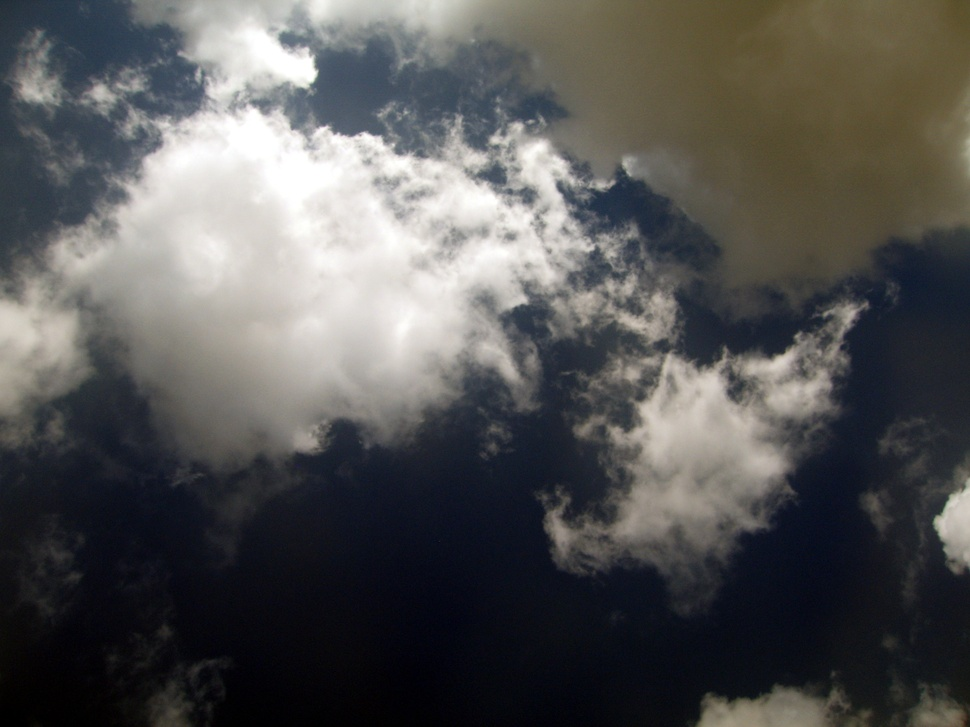
#> input picture img/20160825-143207-156-1_aff_applied.jpg, 970 x 727 px, shrunk from 3072 x 2304 before the run, given in place of 20160825-143207-156-1_aff_applied.png, which was not available
$ jupyter execute Find-Cloud-2Images-Diff-Brute.ipynb   (shell and % lines are left out)   (Python 2 division)
#> lines starting #> are read from the running program, lines starting #| are printed output that depends on the picture; pictures that were not available may be replaced by others from this repository, and a replacement may not be noted
[cell 1]
import numpy as np
from PIL import Image
import matplotlib.pyplot as plt

[cell 2]
np.set_printoptions(precision=4)

[cell 3]
# g === area (big image) -- from RIGHT img (#2)
# f === fragment -- from LEFT img (#1)

f = Image.open("img/20160825-143207-156-1_aff_applied.png").convert('L')
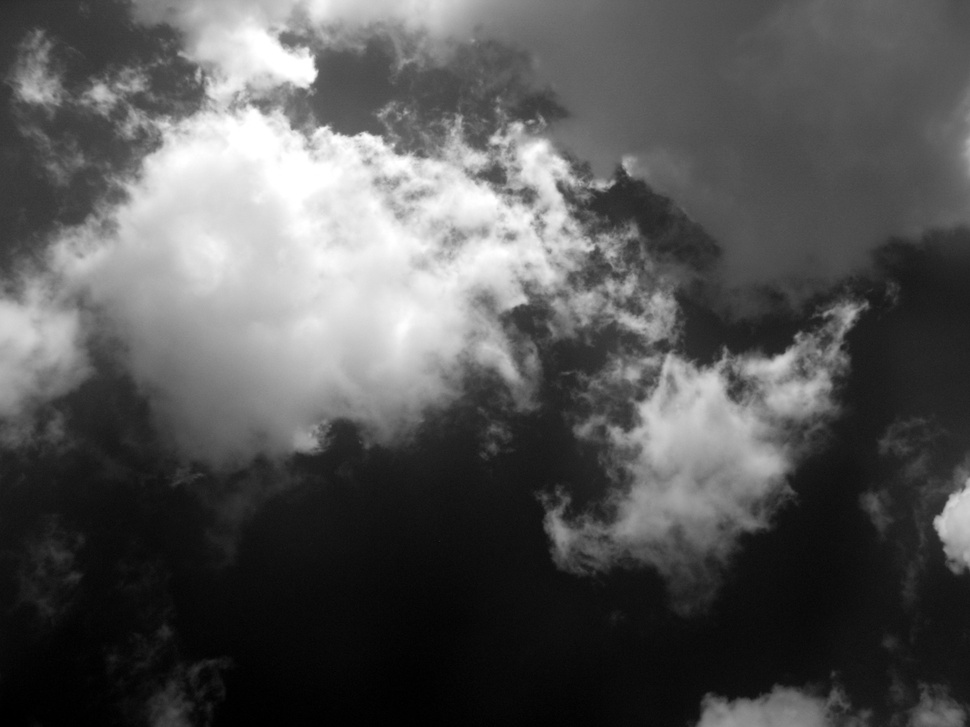
#> f: PIL image 970x727 L; min 0, max 255, mean 85.1

BIG_WIDTH = f.width
#> BIG_WIDTH = 970

# Get fragment from left image
wf = 100
hf = 100

xf = np.random.randint(f.width / 4.0, 3 * f.width / 4.0)
#> xf = 414
yf = np.random.randint(f.height / 4.0, 3 * f.height / 4.0)
#> yf = 228

crop_box = (xf, yf, xf + wf, yf + hf)
#> crop_box = (414, 228, 514, 328)
f = f.crop(crop_box)
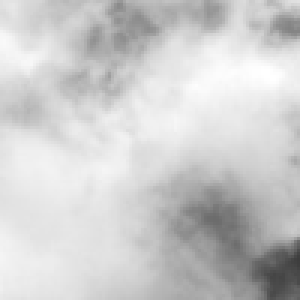
#> f: PIL image 100x100 L (shown 3 times larger); min 61, max 255, mean 204.3

f_mat = np.asarray(f.getdata(), dtype=np.int8).reshape(f.size[1], f.size[0])
print f.size
#| (100, 100)
print yf, xf
#| 228 414

[cell 4]
# typical Other settings:
settings = [17, 0.5, 62, 5, 256, 200]

base = settings[0]
base_err = settings[1]
viewangle_x = settings[2] # in degrees
viewangle_x_err = settings[3] # in degrees
num_shades = int(settings[4])
min_height = settings[5]

resolution_x = BIG_WIDTH;
#> resolution_x = 970
viewangle = np.pi * viewangle_x / 180.0

[cell 5]
# g === area (big image) -- from RIGHT img (#2)
# f === fragment -- from LEFT img (#1)
g = Image.open('img/20160825-143207-156-2_aff_applied.png').convert('L')
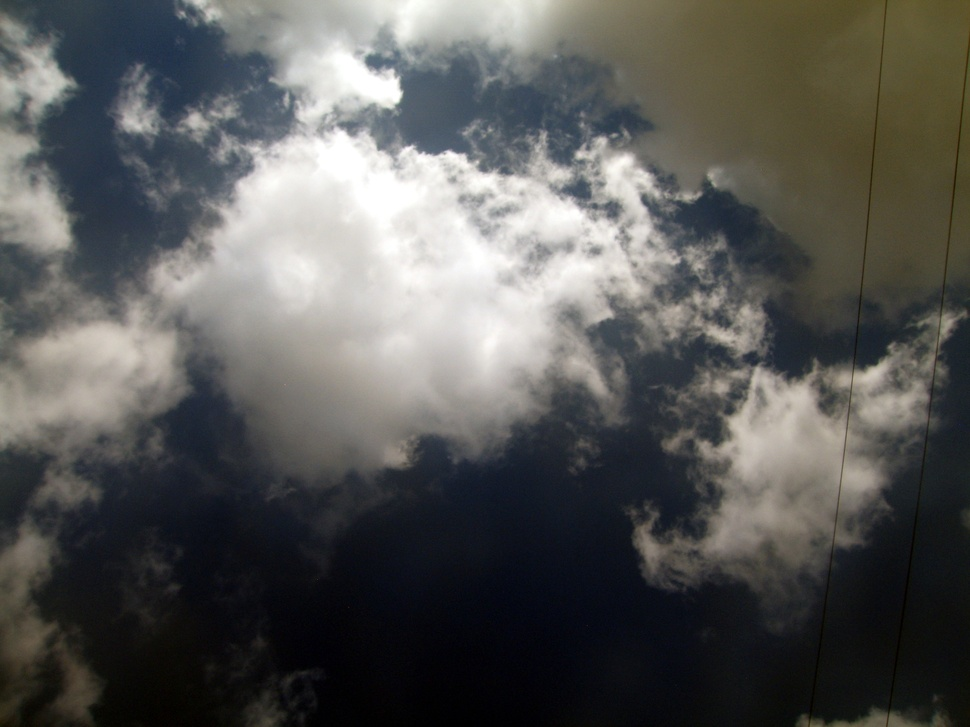
#> input picture img/20160825-143207-156-2_aff_applied.jpg, 970 x 727 px, shrunk from 3072 x 2304 before the run, given in place of 20160825-143207-156-2_aff_applied.png, which was not available
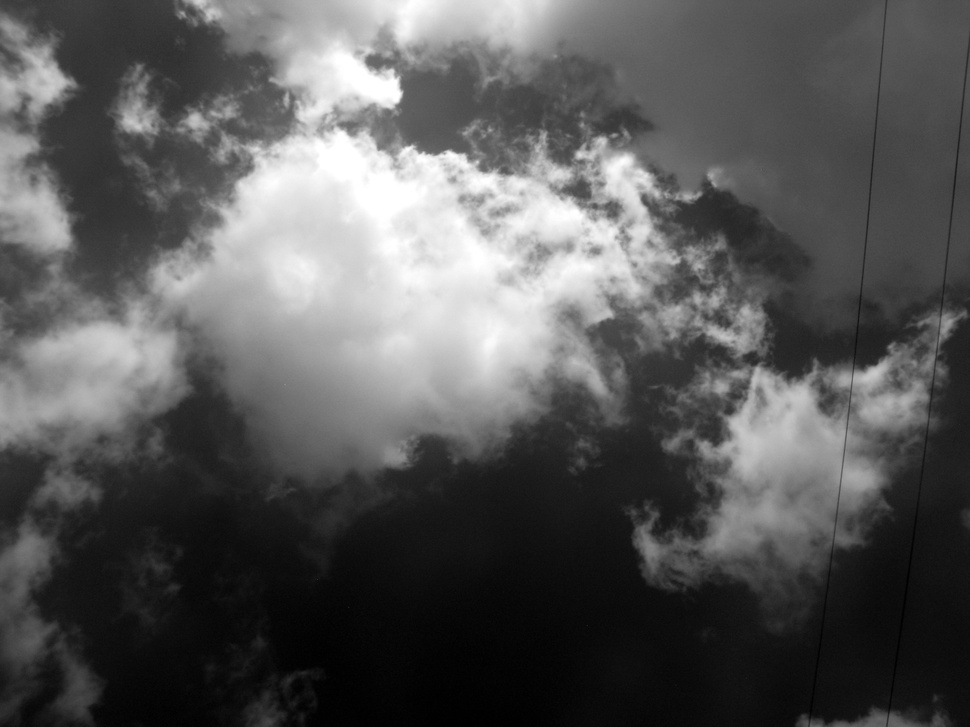
#> g: PIL image 970x727 L; min 0, max 255, mean 87.7

# mpd is Maximum Pixel Distance <--> Minimum cloud height(altitude)
mpd = base * resolution_x / (2 * np.tan(viewangle / 2.0) * min_height)
#> mpd = 68.61
fac_x = 1; # reserve-coefficient
fac_y = 2; #reserve-coefficient

area_x = int(xf - fac_x * wf)
#> area_x = 314
area_y = int(yf - fac_y * hf)
#> area_y = 28
area_width = int(mpd + 2 * fac_x * wf)
#> area_width = 268
area_height = int(2 * fac_y * hf)
print area_x, area_y
#| 314 28
print area_width, area_height
#| 268 400

# area to search on right image
g = g.crop( (area_x, area_y,
                        area_x + area_width, area_y + area_height) )
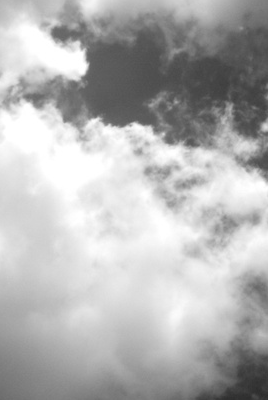
#> g: PIL image 268x400 L; min 44, max 255, mean 178.9

wg = area_width
#> wg = 268
hg = area_height
xg = area_x
#> xg = 314
yg = area_y
#> yg = 28

[cell 6]
print g.size
#| (268, 400)
g_mat = np.asarray(g.getdata(), dtype=np.int8).reshape(g.size[1], g.size[0])

[cell 7]
f

[cell 8]
g

[cell 9]
# difference == gfrag - f
diff = np.zeros((g.size[1] - f.size[1], g.size[0] -f.size[0]), dtype=int)

[cell 10]
for h in xrange(g.size[1] - f.size[1]):
    for w in xrange(g.size[0] - f.size[0]):
        if h % 5 == 0:
            print '\r h:', h,

        diff[h, w] = ( abs(g_mat[h : h + hf, w : w + wf] - f_mat) ).sum()
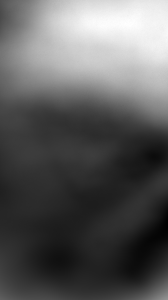
#> diff: shape (300, 168) int64; min 210311, max 938184, mean 472653.7; drawn with min black and max white

[cell 11]
plt.plot(diff.ravel())
idx_min = diff.argmin()
#> idx_min = 37631
print idx_min

print 'Left:', yf, xf
y_found, x_found = idx_min // diff.shape[1], idx_min % diff.shape[1]
#> y_found = 223; x_found = 167
print 'Right:', y_found + yg, x_found + xg
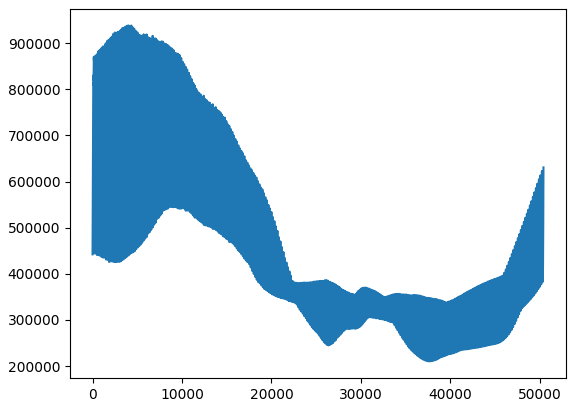
#> figure drawn by matplotlib, 1 panel; curve peaks at x = 3989, y = 938184

[cell 12]
Image.fromarray(g_mat[y_found : y_found + hf, x_found : x_found + wf], 'L')
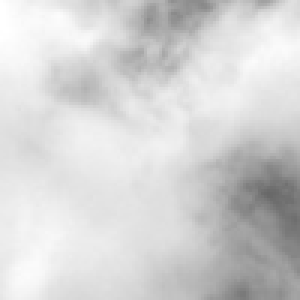
#> Out: PIL image 100x100 L (shown 3 times larger); min 104, max 255, mean 211.4

[cell 13]
f

[cell 14]
# result x, y -- координаты кусочка, найденного в области поиска g
res_y, res_x = y_found + yg, x_found + xg
#> res_y = 251; res_x = 481

[cell 15]
# Calculate altitude
x_pixel_distance = abs(res_x - xf)
#> x_pixel_distance = 67
viewangle = np.pi * viewangle_x / 180.0;
altitude = base * resolution_x / (2 * np.tan(viewangle / 2.0) * x_pixel_distance)
#> altitude = 204.8
resolution_x_err = 2; #pixels

err_distance = base_err * resolution_x / ( 2 * np.tan(viewangle / 2.0) * x_pixel_distance )
#> err_distance = 6.02

err_viewangle = (viewangle_x_err * np.pi / 180.0) * ( base * resolution_x / \
                                                   (4.0 * x_pixel_distance * (np.sin(viewangle / 2.0)) ** 2) )
#> err_viewangle = 20.24

err_resolution = resolution_x_err * base * resolution_x / \
                    ( 2 * np.tan(viewangle / 2.0) * (x_pixel_distance) ** 2 )
#> err_resolution = 6.11

total_error = np.sqrt( err_distance ** 2 + err_viewangle ** 2 + err_resolution ** 2 )
#> total_error = 21.99
ratio_error = total_error * 100.0 / altitude
#> ratio_error = 10.74


print "Search done"
print "Pixel distance:", x_pixel_distance
print "Altitude: %f +- %f meters (error is %f percent)" % (altitude, total_error, ratio_error)
